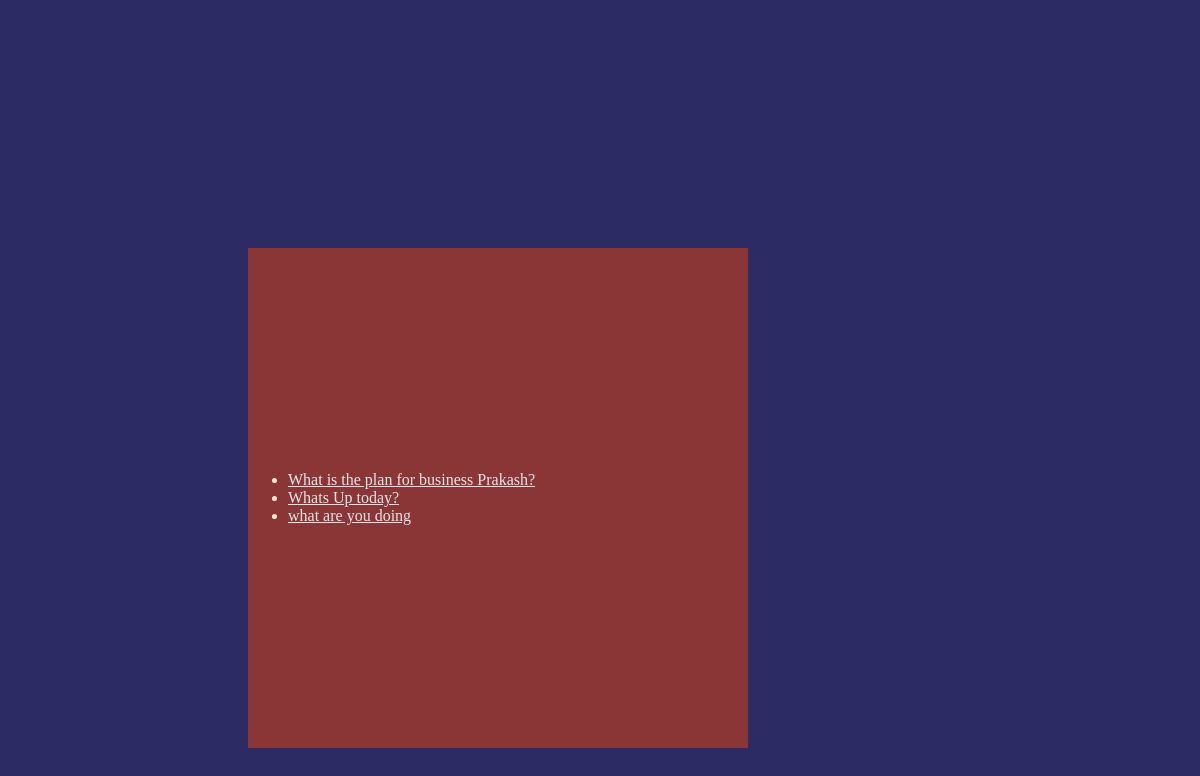
The page /polls/ on the database as committed earlier.
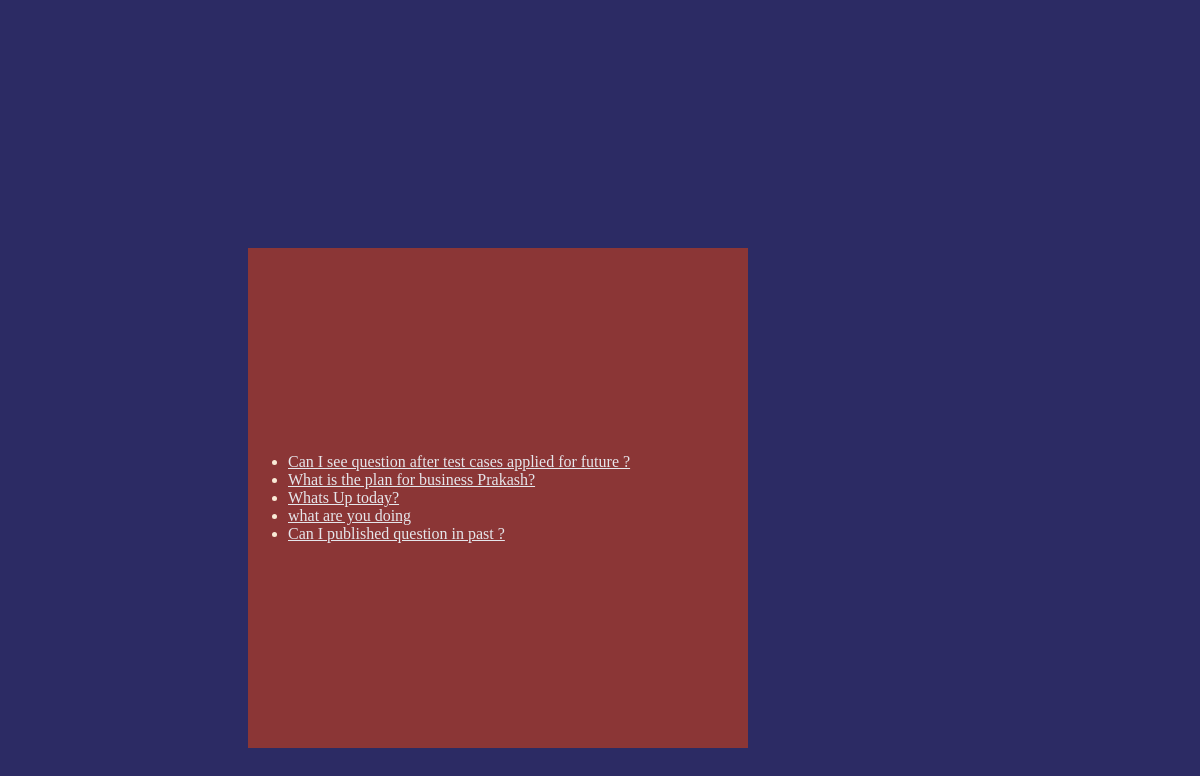
The same page on the database as committed later.
### polls/models.py (models this page shows, shortened)
class Question(models.Model):
    question_text=models.CharField(max_length=200)
    pub_date=models.DateTimeField("date published")

### polls/views.py (the view)
# urls.py: path("", views.IndexView.as_view(), name="index"),
class IndexView(generic.ListView):
    template_name = "polls/index.html"
    context_object_name = "latest_question_list"
    def get_queryset(self):
        """
        Return the last five published questions (not including those set to be
        published in the future).
        """
        return Question.objects.filter(pub_date__lte=timezone.now()).order_by("-pub_date")[
            :5
        ]

### polls/templates/polls/index.html (shortened to what this page needs)
<!DOCTYPE html>
<html lang="en">
<head>
    {% load static %}
    <link rel="stylesheet" href="{% static 'polls/style.css'%}">
</head>
<body>
    <div class="land_page">
        <div class="land">{% if latest_question_list %}
            <ul>
            {% for question in latest_question_list %}
                    <li><a href="{%url 'polls:details' question.id %}">{{ question.question_text }}</a></li>
            {% endfor %}
            </ul>
        {% else %}
            <p>No polls are available.</p>
        {% endif %}</div>
    </div>
</body>
</html>

Rows that differ between the two databases and show on the page:
added Question: question_text "Can I see question after test cases applied for future ?"
added Question: question_text "Can I published question in past ?"
